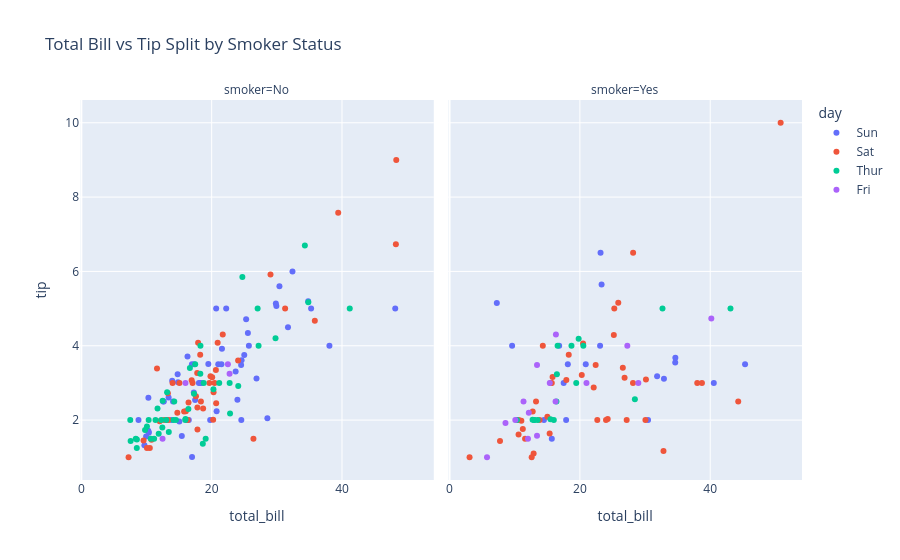

The notebook cell this image was saved under:
### Markdown cell above
## 9. Facet Plot: Separate Charts by Smoker Status

### Request
Create a scatter plot split into separate columns by `smoker`.

### Explanation
`facet_col` creates multiple small charts.
This is useful when we want to compare categories separately.

### Code cell
fig = px.scatter(
    data_frame=df,
    x="total_bill",
    y="tip",
    color="day",
    facet_col="smoker",
    title="Total Bill vs Tip Split by Smoker Status"
)

fig.show()

### Figure 1 — Plotly figure (JSON) as saved in the notebook; plotly's stock layout.template omitted (floating-point values rounded to 4 significant figures)
{"data": [{"hovertemplate": "day=Sun<br>smoker=No<br>total_bill=%{x}<br>tip=%{y}<extra></extra>", "legendgroup": "Sun", "marker": {"color": "#636efa", "symbol": "circle"}, "mode": "markers", "name": "Sun", "orientation": "v", "showlegend": true, "x": [16.99, 10.34, 21.01, 23.68, 24.59, 25.29, 8.77, 26.88, 15.04, 14.78, 10.27, 35.26, 15.42, 18.43, 14.83, 21.58, 10.33, 16.29, 16.97, 17.46, 13.94, 9.68, 30.4, 18.29, 22.23, 32.4, 28.55, 18.04, 12.54, 10.29, 34.81, 9.94, 25.56, 19.49, 38.07, 23.95, 25.71, 17.31, 29.93, 14.07, 13.13, 17.26, 24.55, 19.77, 29.85, 48.17, 25.0, 13.39, 16.49, 21.5, 12.66, 16.21, 13.81, 24.52, 20.76, 31.71, 20.69], "xaxis": "x", "y": [1.01, 1.66, 3.5, 3.31, 3.61, 4.71, 2.0, 3.12, 1.96, 3.23, 1.71, 5.0, 1.57, 3.0, 3.02, 3.92, 1.67, 3.71, 3.5, 2.54, 3.06, 1.32, 5.6, 3.0, 5.0, 6.0, 2.05, 3.0, 2.5, 2.6, 5.2, 1.56, 4.34, 3.51, 4.0, 2.55, 4.0, 3.5, 5.07, 2.5, 2.0, 2.74, 2.0, 2.0, 5.14, 5.0, 3.75, 2.61, 2.0, 3.5, 2.5, 2.0, 2.0, 3.48, 2.24, 4.5, 5.0], "yaxis": "y", "type": "scatter"}, {"hovertemplate": "day=Sun<br>smoker=Yes<br>total_bill=%{x}<br>tip=%{y}<extra></extra>", "legendgroup": "Sun", "marker": {"color": "#636efa", "symbol": "circle"}, "mode": "markers", "name": "Sun", "orientation": "v", "showlegend": false, "x": [17.51, 7.25, 31.85, 16.82, 32.9, 17.89, 14.48, 9.6, 34.63, 34.65, 23.33, 45.35, 23.17, 40.55, 20.9, 30.46, 18.15, 23.1, 15.69], "xaxis": "x2", "y": [3.0, 5.15, 3.18, 4.0, 3.11, 2.0, 2.0, 4.0, 3.55, 3.68, 5.65, 3.5, 6.5, 3.0, 3.5, 2.0, 3.5, 4.0, 1.5], "yaxis": "y2", "type": "scatter"}, {"hovertemplate": "day=Sat<br>smoker=No<br>total_bill=%{x}<br>tip=%{y}<extra></extra>", "legendgroup": "Sat", "marker": {"color": "#EF553B", "symbol": "circle"}, "mode": "markers", "name": "Sat", "orientation": "v", "showlegend": true, "x": [20.65, 17.92, 20.29, 15.77, 39.42, 19.82, 17.81, 13.37, 12.69, 21.7, 19.65, 9.55, 18.35, 15.06, 20.69, 17.78, 24.06, 16.31, 16.93, 18.69, 31.27, 16.04, 26.41, 48.27, 17.59, 20.08, 16.45, 20.23, 12.02, 17.07, 14.73, 10.51, 20.92, 18.24, 14.0, 7.25, 48.33, 20.45, 13.28, 11.61, 10.77, 10.07, 35.83, 29.03, 17.82], "xaxis": "x", "y": [3.35, 4.08, 2.75, 2.23, 7.58, 3.18, 2.34, 2.0, 2.0, 4.3, 3.0, 1.45, 2.5, 3.0, 2.45, 3.27, 3.6, 2.0, 3.07, 2.31, 5.0, 2.24, 1.5, 6.73, 2.64, 3.15, 2.47, 2.01, 1.97, 3.0, 2.2, 1.25, 4.08, 3.76, 3.0, 1.0, 9.0, 3.0, 2.72, 3.39, 1.47, 1.25, 4.67, 5.92, 1.75], "yaxis": "y", "type": "scatter"}, {"hovertemplate": "day=Sat<br>smoker=Yes<br>total_bill=%{x}<br>tip=%{y}<extra></extra>", "legendgroup": "Sat", "marker": {"color": "#EF553B", "symbol": "circle"}, "mode": "markers", "name": "Sat", "orientation": "v", "showlegend": false, "x": [38.01, 11.24, 20.29, 13.81, 11.02, 18.29, 3.07, 15.01, 26.86, 25.28, 17.92, 44.3, 22.42, 15.36, 20.49, 25.21, 14.31, 10.59, 10.63, 50.81, 15.81, 26.59, 38.73, 24.27, 12.76, 30.06, 25.89, 13.27, 28.17, 12.9, 28.15, 11.59, 7.74, 30.14, 22.12, 24.01, 15.69, 15.53, 12.6, 32.83, 27.18, 22.67], "xaxis": "x2", "y": [3.0, 1.76, 3.21, 2.0, 1.98, 3.76, 1.0, 2.09, 3.14, 5.0, 3.08, 2.5, 3.48, 1.64, 4.06, 4.29, 4.0, 1.61, 2.0, 10.0, 3.16, 3.41, 3.0, 2.03, 2.23, 2.0, 5.16, 2.5, 6.5, 1.1, 3.0, 1.5, 1.44, 3.09, 2.88, 2.0, 3.0, 3.0, 1.0, 1.17, 2.0, 2.0], "yaxis": "y2", "type": "scatter"}, {"hovertemplate": "day=Thur<br>smoker=No<br>total_bill=%{x}<br>tip=%{y}<extra></extra>", "legendgroup": "Thur", "marker": {"color": "#00cc96", "symbol": "circle"}, "mode": "markers", "name": "Thur", "orientation": "v", "showlegend": true, "x": [27.2, 22.76, 17.29, 16.66, 10.07, 15.98, 34.83, 13.03, 18.28, 24.71, 21.16, 10.65, 12.43, 24.08, 11.69, 13.42, 14.26, 15.95, 12.48, 29.8, 8.52, 14.52, 11.38, 22.82, 19.08, 20.27, 11.17, 12.26, 18.26, 8.51, 10.33, 14.15, 13.16, 17.47, 34.3, 41.19, 27.05, 16.43, 8.35, 18.64, 11.87, 9.78, 7.51, 7.56, 18.78], "xaxis": "x", "y": [4.0, 3.0, 2.71, 3.4, 1.83, 2.03, 5.17, 2.0, 4.0, 5.85, 3.0, 1.5, 1.8, 2.92, 2.31, 1.68, 2.5, 2.0, 2.52, 4.2, 1.48, 2.0, 2.0, 2.18, 1.5, 2.83, 1.5, 2.0, 3.25, 1.25, 2.0, 2.0, 2.75, 3.5, 6.7, 5.0, 5.0, 2.3, 1.5, 1.36, 1.63, 1.73, 2.0, 1.44, 3.0], "yaxis": "y", "type": "scatter"}, {"hovertemplate": "day=Thur<br>smoker=Yes<br>total_bill=%{x}<br>tip=%{y}<extra></extra>", "legendgroup": "Thur", "marker": {"color": "#00cc96", "symbol": "circle"}, "mode": "markers", "name": "Thur", "orientation": "v", "showlegend": false, "x": [19.44, 32.68, 16.0, 19.81, 28.44, 15.48, 16.58, 10.34, 43.11, 13.0, 13.51, 18.71, 12.74, 13.0, 16.4, 20.53, 16.47], "xaxis": "x2", "y": [3.0, 5.0, 2.0, 4.19, 2.56, 2.02, 4.0, 2.0, 5.0, 2.0, 2.0, 4.0, 2.01, 2.0, 2.5, 4.0, 3.23], "yaxis": "y2", "type": "scatter"}, {"hovertemplate": "day=Fri<br>smoker=No<br>total_bill=%{x}<br>tip=%{y}<extra></extra>", "legendgroup": "Fri", "marker": {"color": "#ab63fa", "symbol": "circle"}, "mode": "markers", "name": "Fri", "orientation": "v", "showlegend": true, "x": [22.49, 22.75, 12.46, 15.98], "xaxis": "x", "y": [3.5, 3.25, 1.5, 3.0], "yaxis": "y", "type": "scatter"}, {"hovertemplate": "day=Fri<br>smoker=Yes<br>total_bill=%{x}<br>tip=%{y}<extra></extra>", "legendgroup": "Fri", "marker": {"color": "#ab63fa", "symbol": "circle"}, "mode": "markers", "name": "Fri", "orientation": "v", "showlegend": false, "x": [28.97, 5.75, 16.32, 40.17, 27.28, 12.03, 21.01, 11.35, 15.38, 12.16, 13.42, 8.58, 13.42, 16.27, 10.09], "xaxis": "x2", "y": [3.0, 1.0, 4.3, 4.73, 4.0, 1.5, 3.0, 2.5, 3.0, 2.2, 3.48, 1.92, 1.58, 2.5, 2.0], "yaxis": "y2", "type": "scatter"}], "layout": {"xaxis": {"anchor": "y", "domain": [0.0, 0.49], "title": {"text": "total_bill"}}, "yaxis": {"anchor": "x", "domain": [0.0, 1.0], "title": {"text": "tip"}}, "xaxis2": {"anchor": "y2", "domain": [0.51, 1.0], "matches": "x", "title": {"text": "total_bill"}}, "yaxis2": {"anchor": "x2", "domain": [0.0, 1.0], "matches": "y", "showticklabels": false}, "annotations": [{"font": {}, "showarrow": false, "text": "smoker=No", "x": 0.245, "xanchor": "center", "xref": "paper", "y": 1.0, "yanchor": "bottom", "yref": "paper"}, {"font": {}, "showarrow": false, "text": "smoker=Yes", "x": 0.755, "xanchor": "center", "xref": "paper", "y": 1.0, "yanchor": "bottom", "yref": "paper"}], "legend": {"title": {"text": "day"}, "tracegroupgap": 0}, "title": {"text": "Total Bill vs Tip Split by Smoker Status"}}}
